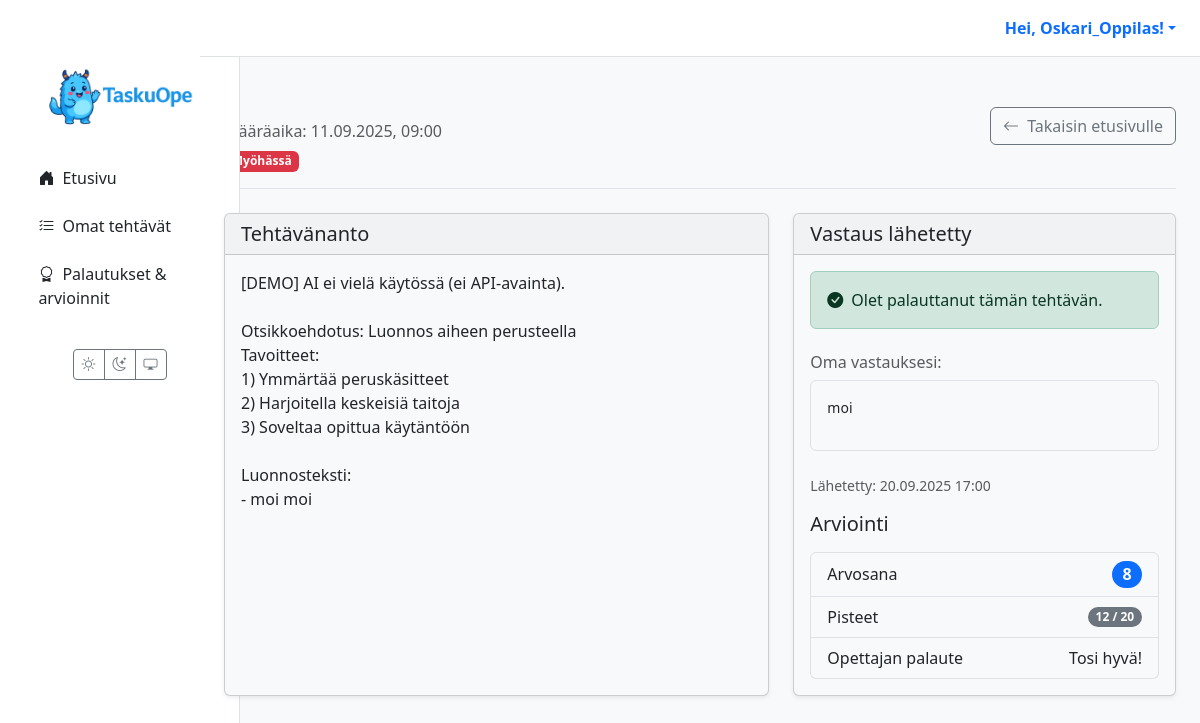
The app's page /assignment/30c8a24e-1209-446d-b1f8-211e06044448/ (signed in), older data.
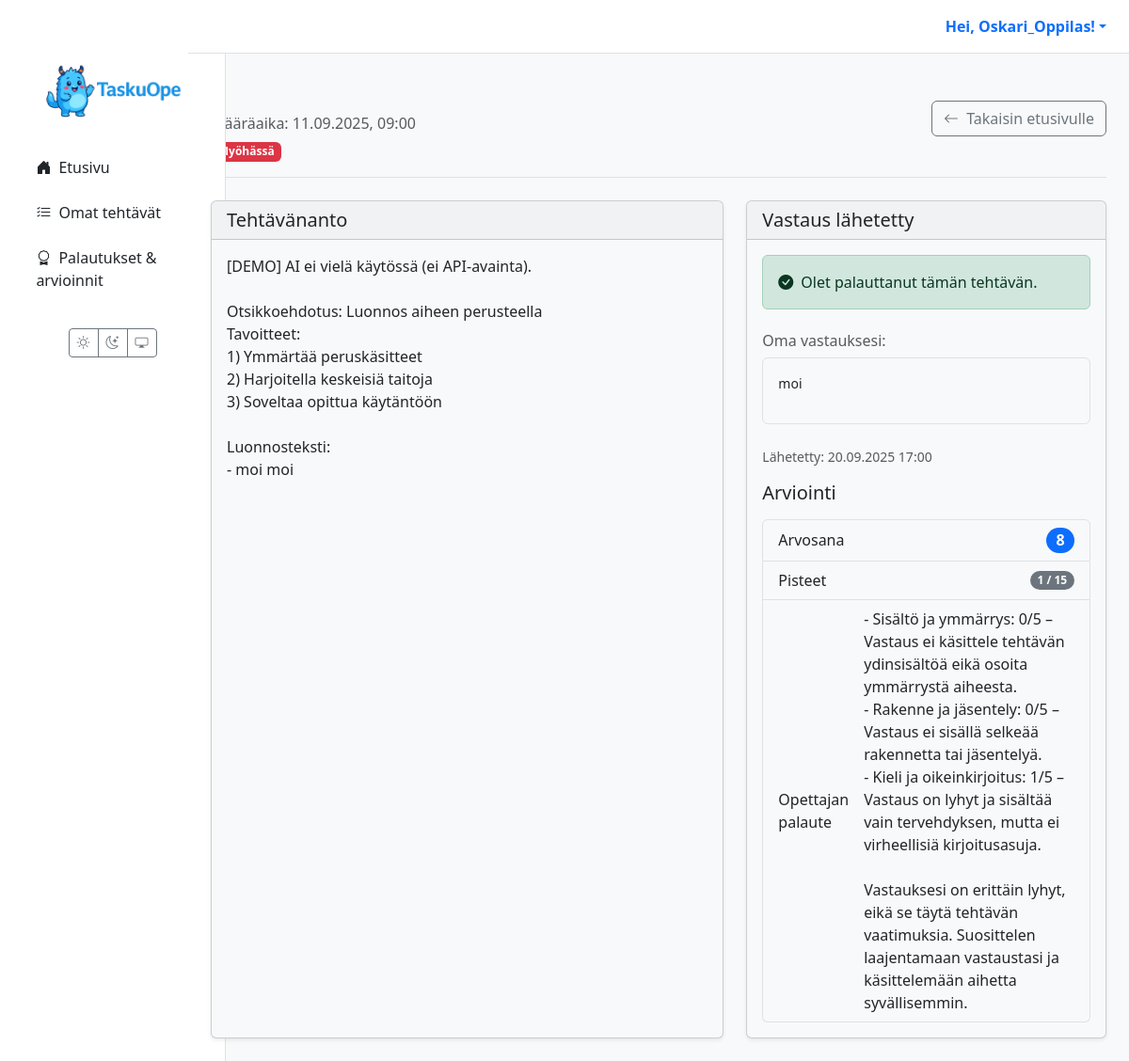
The same page, newer data.
### materials/models.py (models this page shows, shortened)
class Submission(models.Model):
    class Status(models.TextChoices):
        IN_PROGRESS = 'IN_PROGRESS', _('Kesken')
        SUBMITTED = 'SUBMITTED', _('Palautettu')
    id = models.UUIDField(primary_key=True, default=uuid.uuid4, editable=False)
    assignment = models.ForeignKey('materials.Assignment', on_delete=models.CASCADE, related_name='submissions', verbose_name=_("Tehtävänanto"))
    student = models.ForeignKey(
        settings.AUTH_USER_MODEL,
        on_delete=models.CASCADE,
        limit_choices_to={'role': 'STUDENT'},
        verbose_name=_("Oppilas"),
    )
    status = models.CharField(max_length=20, choices=Status.choices, default=Status.SUBMITTED, verbose_name=_("Tila"))
    grade = models.IntegerField(
        null=True,
        blank=True,
        validators=[MinValueValidator(4), MaxValueValidator(10)],
        help_text=_("Numeroarvosana 4–10"),
        verbose_name=_("Arvosana"),
    )
    score = models.DecimalField(
        max_digits=6,
        decimal_places=2,
        null=True,
        blank=True,
        help_text=_("Saadut pisteet"),
        verbose_name=_("Pisteet"),
    )
    max_score = models.DecimalField(
        max_digits=6,
        decimal_places=2,
        null=True,
        blank=True,
        help_text=_("Maksimipisteet"),
        verbose_name=_("Maksimipisteet"),
    )
    feedback = models.TextField(blank=True, help_text=_("Opettajan palaute"), verbose_name=_("Palaute"))
    response = models.TextField(blank=True, verbose_name=_("Vastaus"))
    created_at = models.DateTimeField(auto_now_add=True, verbose_name=_("Luotu"))
    started_at = models.DateTimeField(auto_now_add=True, verbose_name=_("Aloitettu"))
    submitted_at = models.DateTimeField(null=True, blank=True, verbose_name=_("Palautettu"))
    graded_at = models.DateTimeField(null=True, blank=True, verbose_name=_("Arvioitu"))
    class Meta:
        verbose_name = _("Palautus")
        verbose_name_plural = _("Palautukset")

### materials/views.py (the view, shortened to what this page needs)
# urls.py: path("assignment/<uuid:assignment_id>/", views.assignment_detail_view, name="assignment_detail"),
@login_required(login_url='kirjaudu')
def assignment_detail_view(request, assignment_id):
    assignment = get_object_or_404(
        Assignment.objects.select_related('material', 'student', 'assigned_by'),
        id=assignment_id
    )
    if assignment.student_id != request.user.id:
        messages.error(request, "You are not authorized to view this assignment.")
        return redirect('dashboard')
    if assignment.status in (Assignment.Status.SUBMITTED, Assignment.Status.GRADED):
        form = SubmissionForm()
        last_sub = assignment.submissions.last()
        ai_grade = getattr(last_sub, 'ai_grade', None) if last_sub else None
        return render(request, 'assignments/detail.html', {
            'assignment': assignment,
            'form': form,
            'readonly': True,
            'now': timezone.now(),
            'ai_grade': ai_grade,   # <-- AI-ehdotus opiskelijan näkyville (näytä/piilota)
        })

### templates/assignments/detail.html (shortened to what this page needs)
{% extends 'partials/base.html' %}
{% block content %}
<div class="container-fluid">
  <div class="d-flex justify-content-between align-items-center mb-4 border-bottom pb-3">
    <div>
      <h1 class="h2 mb-0">{{ assignment.material.title }}</h1>
      <p class="text-muted mb-1">
        Määräaika: {{ assignment.due_at|date:"d.m.Y, H:i"|default:"Ei määritetty" }}
      </p>
      {% if assignment.due_at %}
        {% if now and assignment.due_at > now %}
          <span class="badge bg-outline border">{{ assignment.due_at|timeuntil }} jäljellä</span>
        {% else %}
          <span class="badge bg-danger">Myöhässä</span>
        {% endif %}
      {% endif %}
    </div>
    <a href="{% url 'dashboard' %}" class="btn btn-outline-secondary">
      <i class="bi bi-arrow-left me-1"></i> Takaisin etusivulle
    </a>
  </div>
  <div class="row">
    <div class="col-lg-7 mb-4 mb-lg-0">
      <div class="card shadow-sm h-100">
        <div class="card-header">
          <h5 class="mb-0">Tehtävänanto</h5>
        </div>
        <div class="card-body">
          <pre style="white-space: pre-wrap; font-family: inherit; font-size: 1rem;">{{ assignment.material.content }}</pre>
        </div>
      </div>
    </div>
    <div class="col-lg-5">
      <div class="card shadow-sm sticky-top" style="top: 20px;">
        {% if readonly %}
          <div class="card-header">
            <h5 class="mb-0">Vastaus lähetetty</h5>
          </div>
          <div class="card-body">
            <div class="alert alert-success" role="alert">
              <i class="bi bi-check-circle-fill me-2"></i>Olet palauttanut tämän tehtävän.
            </div>
            {% with submission=assignment.submissions.last %}
              {% if submission %}
                <h6 class="text-muted mt-4">Oma vastauksesi:</h6>
                <div class="p-3 border rounded bg-light mb-4">
                  <pre style="white-space: pre-wrap; font-family: inherit;">{{ submission.response }}</pre>
                </div>
                {% if submission.submitted_at %}
                  <div class="small text-muted mb-3">Lähetetty: {{ submission.submitted_at|date:"d.m.Y H:i" }}</div>
                {% endif %}
                {% if assignment.status == 'GRADED' %}
                  <h5 class="mb-3">Arviointi</h5>
                  <ul class="list-group">
                    <li class="list-group-item d-flex justify-content-between align-items-center">
                      Arvosana
                      <span class="badge bg-primary rounded-pill fs-6">{{ submission.grade|default:"Ei arvosanaa" }}</span>
                    </li>
                    <li class="list-group-item d-flex justify-content-between align-items-center">
                      Pisteet
                      <span class="badge bg-secondary rounded-pill">
                        {% if submission.score is not None %}{{ submission.score|floatformat:"-2" }}{% else %}–{% endif %}{% if submission.max_score is not None %} / {{ submission.max_score|floatformat:"-2" }}{% endif %}
                      </span>
                    </li>
                    <li class="list-group-item d-flex justify-content-between align-items-center">
                      Opettajan palaute
                      <span class="text-break ms-3">
                        {% if submission.feedback %}
                          {{ submission.feedback|linebreaksbr }}
                        {% else %}
                          –
                        {% endif %}
                      </span>
                    </li>
                  </ul>
                {% endif %}
              {% endif %}
            {% endwith %}
          </div>
        {% endif %}
      </div>
    </div>
  </div>
</div>
{% endblock content %}

Row changes from the older to the newer data that the page shows:
changed Submission "moi": score "12" → "1"; max_score "20" → "15"; feedback "Tosi hyvä!" → "- Sisältö ja ymmärrys: 0/5 – Vastaus ei käsittele tehtävän ydinsisältöä eikä osoita ymmärrystä aiheesta. - Rakenne ja jäsentely: 0/5 – Vastaus ei sisällä selkeää rakennetta tai jäsentelyä. - Kieli ja oikeinkirjoitus: 1/5 – Vastaus on lyhyt ja sisältää vain tervehdyksen, mutta ei virheellisiä kirjoitusasuja. Vastauksesi on erittäin lyhyt, eikä se täytä tehtävän vaatimuksia. Suosittelen laajentamaan vastaustasi ja käsittelemään aihetta syvällisemmin."
